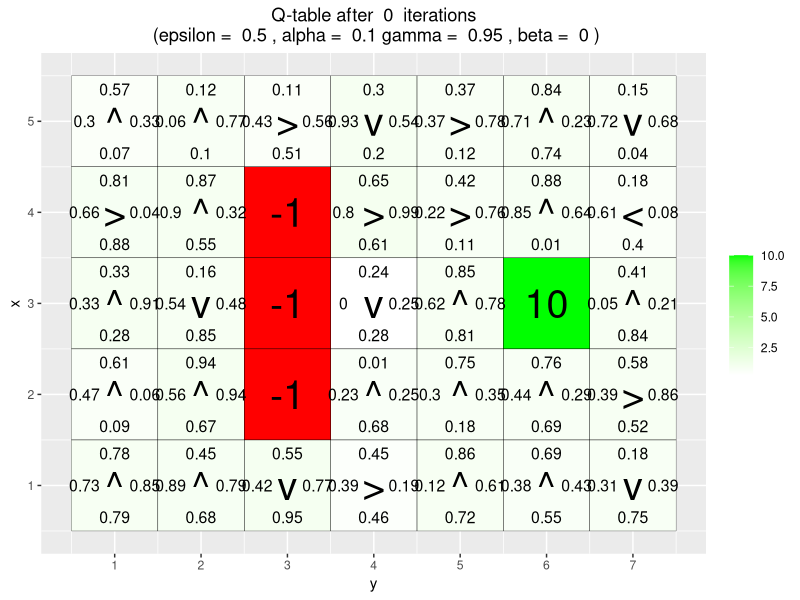
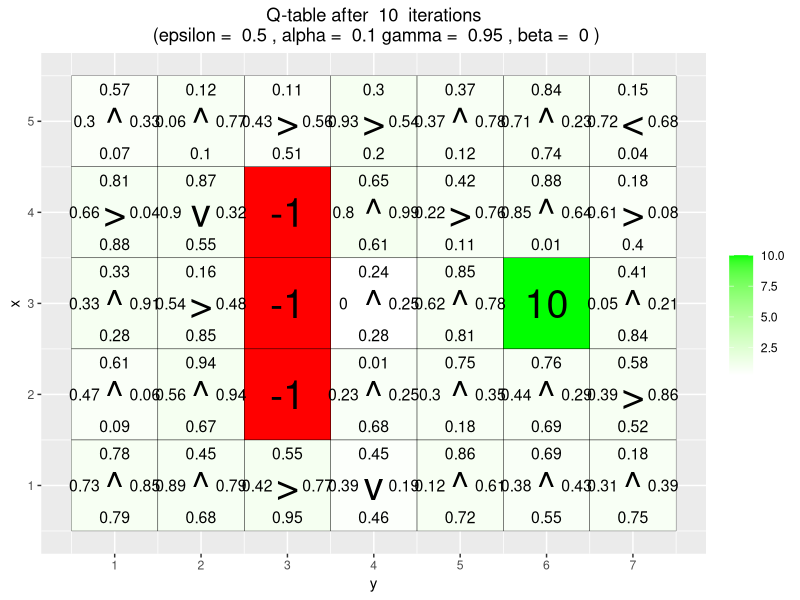
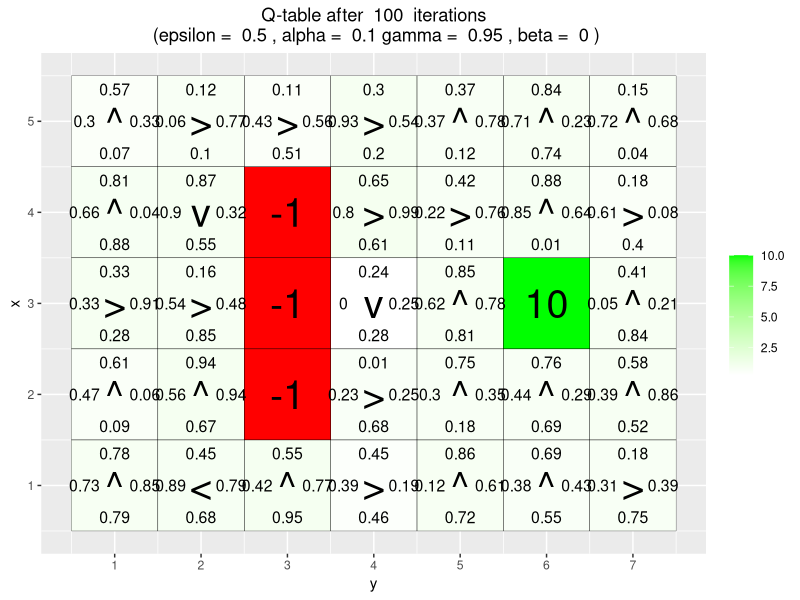
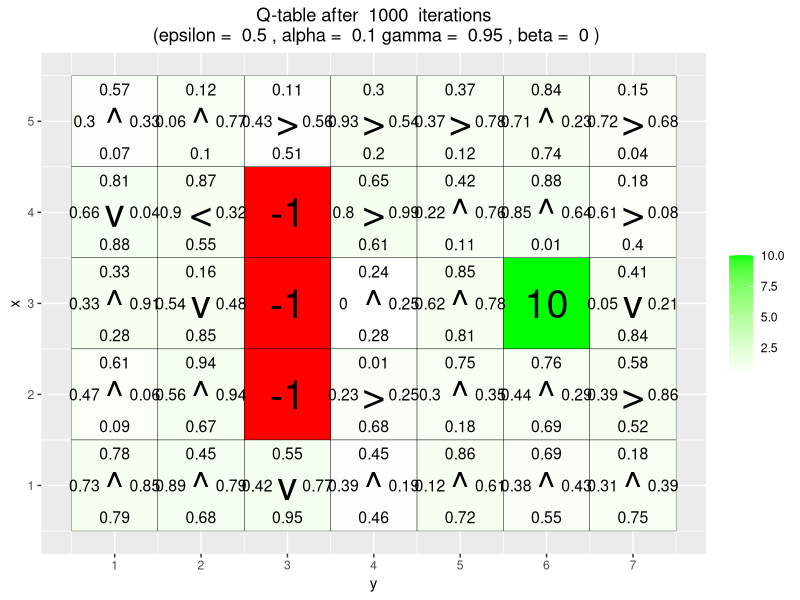

R code for these plots, in order: (Note: a time limit stopped this script after it produced the figures.)
# By Jose M. Peña and Joel Oskarsson.
# For teaching purposes.
# jose.m.pena@liu.se.

#####################################################################################################
# Q-learning
#####################################################################################################

# install.packages("ggplot2")
# install.packages("vctrs")
library(ggplot2)

arrows <- c("^", ">", "v", "<")
action_deltas <- list(c(1,0), # up
                      c(0,1), # right
                      c(-1,0), # down
                      c(0,-1)) # left

vis_environment <- function(iterations=0, epsilon = 0.5, alpha = 0.1, gamma = 0.95, beta = 0){
  
  # Visualize an environment with rewards. 
  # Q-values for all actions are displayed on the edges of each tile.
  # The (greedy) policy for each state is also displayed.
  # 
  # Args:
  #   iterations, epsilon, alpha, gamma, beta (optional): for the figure title.
  #   reward_map (global variable): a HxW array containing the reward given at each state.
  #   q_table (global variable): a HxWx4 array containing Q-values for each state-action pair.
  #   H, W (global variables): environment dimensions.
  
  df <- expand.grid(x=1:H,y=1:W)
  foo <- mapply(function(x,y) ifelse(reward_map[x,y] == 0,q_table[x,y,1],NA),df$x,df$y)
  df$val1 <- as.vector(round(foo, 2))
  foo <- mapply(function(x,y) ifelse(reward_map[x,y] == 0,q_table[x,y,2],NA),df$x,df$y)
  df$val2 <- as.vector(round(foo, 2))
  foo <- mapply(function(x,y) ifelse(reward_map[x,y] == 0,q_table[x,y,3],NA),df$x,df$y)
  df$val3 <- as.vector(round(foo, 2))
  foo <- mapply(function(x,y) ifelse(reward_map[x,y] == 0,q_table[x,y,4],NA),df$x,df$y)
  df$val4 <- as.vector(round(foo, 2))
  foo <- mapply(function(x,y) 
    ifelse(reward_map[x,y] == 0,arrows[GreedyPolicy(x,y)],reward_map[x,y]),df$x,df$y)
  df$val5 <- as.vector(foo)
  foo <- mapply(function(x,y) ifelse(reward_map[x,y] == 0,max(q_table[x,y,]),
                                     ifelse(reward_map[x,y]<0,NA,reward_map[x,y])),df$x,df$y)
  df$val6 <- as.vector(foo)
  
  print(ggplot(df,aes(x = y,y = x)) +
          scale_fill_gradient(low = "white", high = "green", na.value = "red", name = "") +
          geom_tile(aes(fill=val6)) +
          geom_text(aes(label = val1),size = 4,nudge_y = .35,na.rm = TRUE) +
          geom_text(aes(label = val2),size = 4,nudge_x = .35,na.rm = TRUE) +
          geom_text(aes(label = val3),size = 4,nudge_y = -.35,na.rm = TRUE) +
          geom_text(aes(label = val4),size = 4,nudge_x = -.35,na.rm = TRUE) +
          geom_text(aes(label = val5),size = 10) +
          geom_tile(fill = 'transparent', colour = 'black') + 
          ggtitle(paste("Q-table after ",iterations," iterations\n",
                        "(epsilon = ",epsilon,", alpha = ",alpha,"gamma = ",gamma,", beta = ",beta,")")) +
          theme(plot.title = element_text(hjust = 0.5)) +
          scale_x_continuous(breaks = c(1:W),labels = c(1:W)) +
          scale_y_continuous(breaks = c(1:H),labels = c(1:H)))
  
}

GreedyPolicy <- function(x, y){
  
  # Get a greedy action for state (x,y) from q_table.
  #
  # Args:
  #   x, y: state coordinates.
  #   q_table (global variable): a HxWx4 array containing Q-values for each state-action pair.
  # 
  # Returns:
  #   An action, i.e. integer in {1,2,3,4}.
  
  # Get the set of best actions, and sample one uniformly
  best_actions <- which(q_table[x,y,] == max(q_table[x,y,]))
  return(sample(best_actions, 1))
}

EpsilonGreedyPolicy <- function(x, y, epsilon){
  
  # Get an epsilon-greedy action for state (x,y) from q_table.
  #
  # Args:
  #   x, y: state coordinates.
  #   epsilon: probability of acting randomly.
  # 
  # Returns:
  #   An action, i.e. integer in {1,2,3,4}.
  
  # Take a random action
  if (runif(1) < epsilon){return(sample(1:4, 1))}
  
  # Take a greedy action
  return(GreedyPolicy(x,y))
}

transition_model <- function(x, y, action, beta){
  
  # Computes the new state after given action is taken. The agent will follow the action 
  # with probability (1-beta) and slip to the right or left with probability beta/2 each.
  # 
  # Args:
  #   x, y: state coordinates.
  #   action: which action the agent takes (in {1,2,3,4}).
  #   beta: probability of the agent slipping to the side when trying to move.
  #   H, W (global variables): environment dimensions.
  # 
  # Returns:
  #   The new state after the action has been taken.
  
  delta <- sample(-1:1, size = 1, prob = c(0.5*beta,1-beta,0.5*beta))
  final_action <- ((action + delta + 3) %% 4) + 1
  foo <- c(x,y) + unlist(action_deltas[final_action])
  foo <- pmax(c(1,1),pmin(foo,c(H,W)))
  
  return (foo)
}

q_learning <- function(start_state, epsilon = 0.5, alpha = 0.1, gamma = 0.95, 
                       beta = 0){
  
  # Perform one episode of Q-learning. The agent should move around in the 
  # environment using the given transition model and update the Q-table.
  # The episode ends when the agent reaches a terminal state.
  # 
  # Args:
  #   start_state: array with two entries, describing the starting position of the agent.
  #   epsilon (optional): probability of acting randomly.
  #   alpha (optional): learning rate.
  #   gamma (optional): discount factor.
  #   beta (optional): slipping factor.
  #   reward_map (global variable): a HxW array containing the reward given at each state.
  #   q_table (global variable): a HxWx4 array containing Q-values for each state-action pair.
  # 
  # Returns:
  #   reward: reward received in the episode.
  #   correction: sum of the temporal difference correction terms over the episode.
  #   q_table (global variable): Recall that R passes arguments by value. So, q_table being
  #   a global variable can be modified with the superassigment operator <<-.
  
  current_state <- start_state
  x <- current_state[1]
  y <- current_state[2]
  
  repeat{
    # Follow policy, execute action, get reward.
    a <- EpsilonGreedyPolicy(x, current_state[2], epsilon)
    
    current_state <- transition_model(x, y, action = a, beta = beta)
    x <- current_state[1]
    y <- current_state[2]
    
    reward <- reward_map[x,y]
    
    # Q-table update.
    episode_correction <- alpha*(reward + gamma*max(q_table[x,y,]) - q_table[x,y,a])
    q_table[x,y,a] <- q_table[x,y,a] + episode_correction
    
    if(reward!=0)
      # End episode.
      return (c(reward,episode_correction))
  }
  
}

#####################################################################################################
# Q-Learning Environments
#####################################################################################################

# Environment A (learning)

H <- 5
W <- 7

reward_map <- matrix(0, nrow = H, ncol = W)
reward_map[3,6] <- 10
reward_map[2:4,3] <- -1

#q_table <- array(0,dim = c(H,W,4))
q_table <- array(runif(H*W*4),dim = c(H,W,4))
q_table[2,3,] <- c(0,0,0,0)
q_table[3,3,] <- c(0,0,0,0)
q_table[4,3,] <- c(0,0,0,0)
q_table[3,6,] <- c(0,0,0,0)

vis_environment()

for(i in 1:10000){
  foo <- q_learning(start_state = c(3,1), epsilon = 0.1, alpha = 0.4, gamma=0.99)
  
  if(any(i==c(10,100,1000,10000)))
    vis_environment(i)
}

# Environment B (the effect of epsilon and gamma)

H <- 7
W <- 8

reward_map <- matrix(0, nrow = H, ncol = W)
reward_map[1,] <- -1
reward_map[7,] <- -1
reward_map[4,5] <- 5
reward_map[4,8] <- 10

q_table <- array(0,dim = c(H,W,4))

vis_environment()

MovingAverage <- function(x, n){
  
  cx <- c(0,cumsum(x))
  rsum <- (cx[(n+1):length(cx)] - cx[1:(length(cx) - n)]) / n
  
  return (rsum)
}

for(j in c(0.5,0.75,0.95)){
  q_table <- array(0,dim = c(H,W,4))
  reward <- NULL
  correction <- NULL
  
  for(i in 1:30000){
    foo <- q_learning(gamma = j, start_state = c(4,1))
    reward <- c(reward,foo[1])
    correction <- c(correction,foo[2])
  }
  
  vis_environment(i, gamma = j)
  plot(MovingAverage(reward,100),type = "l")
  plot(MovingAverage(correction,100),type = "l")
}

for(j in c(0.5,0.75,0.95)){
  q_table <- array(0,dim = c(H,W,4))
  reward <- NULL
  correction <- NULL
  
  for(i in 1:30000){
    foo <- q_learning(epsilon = 0.1, gamma = j, start_state = c(4,1))
    reward <- c(reward,foo[1])
    correction <- c(correction,foo[2])
  }
  
  vis_environment(i, epsilon = 0.1, gamma = j)
  plot(MovingAverage(reward,100),type = "l")
  plot(MovingAverage(correction,100),type = "l")
}

# Environment C (the effect of beta).

H <- 3
W <- 6

reward_map <- matrix(0, nrow = H, ncol = W)
reward_map[1,2:5] <- -1
reward_map[1,6] <- 10

q_table <- array(0,dim = c(H,W,4))

# Visualize the environment
vis_environment()

for(j in c(0,0.2,0.4,0.66)){
  q_table <- array(0,dim = c(H,W,4))
  
  for(i in 1:10000)
    foo <- q_learning(gamma = 0.6, beta = j, start_state = c(1,1))
  
  vis_environment(i, gamma = 0.6, beta = j)
}
